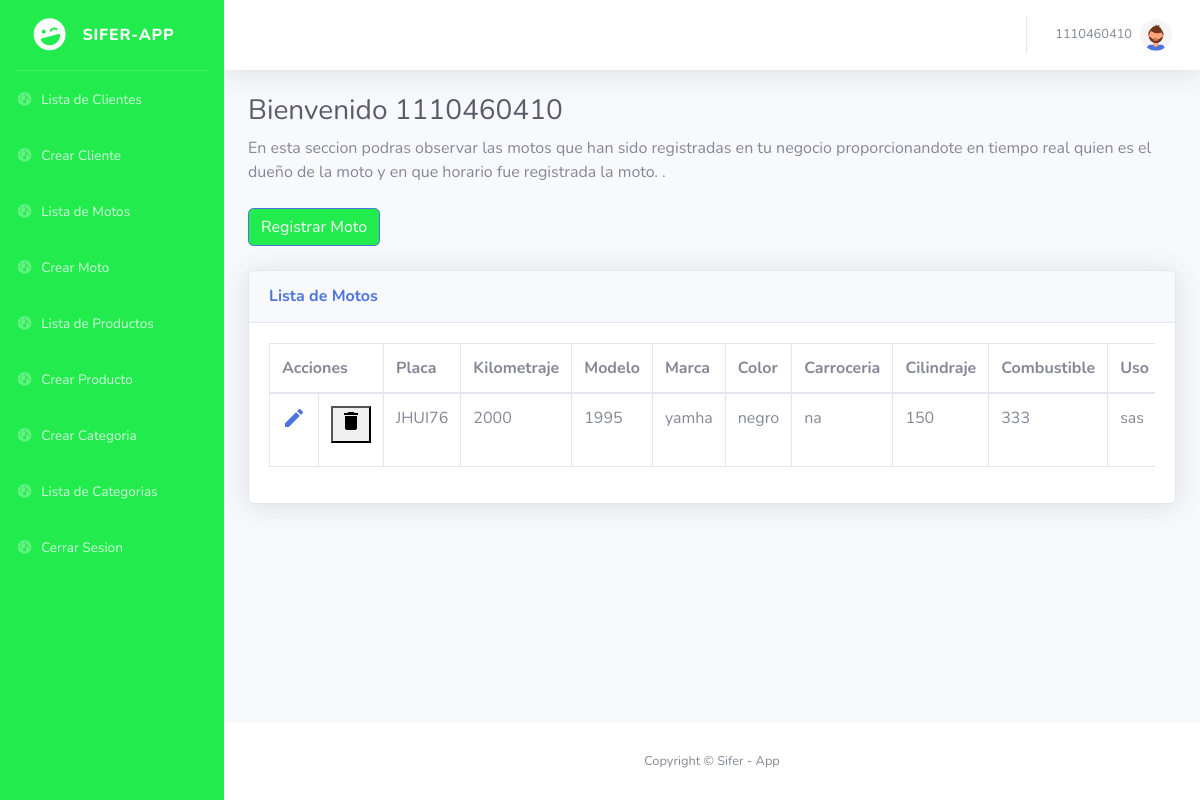
/motos/ (signed in), run on the app's committed database.
### motorcycles/models.py (models this page shows)
class Motos(models.Model):
    placa = models.CharField(max_length=6, primary_key=True, null=False, unique=True)
    kilometraje = models.IntegerField(max_length=6,null=False)
    modelo = models.IntegerField(max_length=4,null=False)
    marca = models.CharField(max_length=50,null=False)
    color = models.CharField(max_length=50, null=False)
    carroceria = models.CharField(max_length=50, null=False)
    cilindraje = models.IntegerField(max_length=4, null=False)
    combustible = models.CharField(max_length=50, null=False)
    uso = models.CharField(max_length=50, null=False)
    usuario = models.ForeignKey(Clientes, on_delete=models.CASCADE)

### motorcycles/views.py (the view)
# urls.py: path('motos/', views.motos, name="motos"),
@login_required
def motos(request):
    motos = Motos.objects.all()
    clientes = Clientes.objects.all()
    return render(request, 'motos.html', {
        'motos': motos,
        'clientes': clientes
    })

### motorcycles/templates/motos.html (shortened to what this page needs)
{% extends 'header.html' %}
{% block content %}
<div class="container-fluid">
    <h1 class="h3 mb-2 text-gray-800">Bienvenido {{user.username}} </h1>
    <p class="mb-4">En esta seccion podras observar las motos que han sido registradas en tu negocio proporcionandote en
        tiempo real quien es el dueño de la moto y en que horario fue registrada la moto.
        </a>.</p>
    <a href="/create_motorcycle" class="btn btn-primary bg-gradient-primary mb-4">Registrar Moto</a>
    <div class="card shadow mb-4">
        <div class="card-header py-3">
            <h6 class="m-0 font-weight-bold text-primary">Lista de Motos</h6>
        </div>
        <div class="card-body">
            <div class="table-responsive">
                <table class="table table-bordered" id="dataTable" width="100%" cellspacing="0">
                    <thead>
                        <tr>
                            <th colspan="2">Acciones</th>
                            <th>Placa</th>
                            <th>Kilometraje</th>
                            <th>Modelo</th>
                            <th>Marca</th>
                            <th>Color</th>
                            <th>Carroceria</th>
                            <th>Cilindraje</th>
                            <th>Combustible</th>
                            <th>Uso</th>
                        </tr>
                    </thead>
                    <tbody>
                        {% for moto in motos %}
                        <tr>
                            <td><a href="{% url 'update_moto' moto.placa %}"><i class="material-icons"
                                        data-toggle="tooltip" title="Editar">&#xE254;</i></a>
                            </td>
                            <td>
                                <form method="POST" action="{% url 'delete_moto' moto.placa %}">
                                    <button class="button"
                                        onclick="return confirm('¿Desea eliminar la moto seleccionada?');"
                                        type="submit"><i class="material-icons" data-toggle="tooltip"
                                            title="Borrar">&#xE872;</i></button>
                                </form>
                            </td>
                            <td>{{ moto.placa }}</td>
                            <td>{{ moto.kilometraje }}</td>
                            <td>{{ moto.modelo }}</td>
                            <td>{{ moto.marca }}</td>
                            <td>{{ moto.color }}</td>
                            <td>{{ moto.carroceria }}</td>
                            <td>{{ moto.cilindraje }}</td>
                            <td>{{ moto.combustible }}</td>
                            <td>{{ moto.uso }}</td>
                        </tr>
                        {% endfor%}
                    </tbody>
                </table>
            </div>
        </div>
    </div>
</div>
</div>
<footer class="sticky-footer bg-white">
    <div class="container my-auto">
        <div class="copyright text-center my-auto">
            <span>Copyright &copy; Sifer - App</span>
        </div>
    </div>
</footer>
</div>
</div>
{% endblock %}

### motorcycles/templates/header.html (shortened to what this page needs)
{% load static %}
<!DOCTYPE html>
<html lang="en">
<head>
    <link href="vendor/fontawesome-free/css/all.min.css" rel="stylesheet" type="text/css">
    <link href="{% static 'css/admin.css' %}" rel="stylesheet">
    <link href="vendor/datatables/dataTables.bootstrap4.min.css" rel="stylesheet">
</head>
<body id="page-top">
    <div id="wrapper">
        <ul class="navbar-nav bg-gradient-primary sidebar sidebar-dark accordion" id="accordionSidebar">
            <a class="sidebar-brand d-flex align-items-center justify-content-center" href="/productos">
                <div class="sidebar-brand-icon rotate-n-15">
                    <i class="fas fa-laugh-wink"></i>
                </div>
                <div class="sidebar-brand-text mx-3">Sifer-App</div>
            </a>
            <hr class="sidebar-divider my-0">
            <li class="nav-item">
                <a class="nav-link" href="/clientes">
                    <i class="fas fa-fw fa-tachometer-alt"></i>
                    <span>Lista de Clientes</span></a>
            </li>
            <li class="nav-item">
                <a class="nav-link" href="/create_client">
                    <i class="fas fa-fw fa-tachometer-alt"></i>
                    <span>Crear Cliente</span></a>
            </li>
            <li class="nav-item">
                <a class="nav-link" href="/motos">
                    <i class="fas fa-fw fa-tachometer-alt"></i>
                    <span>Lista de Motos</span></a>
            </li>
            <li class="nav-item">
                <a class="nav-link" href="/create_motorcycle">
                    <i class="fas fa-fw fa-tachometer-alt"></i>
                    <span>Crear Moto</span></a>
            </li>
            <li class="nav-item">
                <a class="nav-link" href="/productos">
                    <i class="fas fa-fw fa-tachometer-alt"></i>
                    <span>Lista de Productos</span></a>
            </li>
            <li class="nav-item">
                <a class="nav-link" href="/create_product">
                    <i class="fas fa-fw fa-tachometer-alt"></i>
                    <span>Crear Producto</span></a>
            </li>
            <li class="nav-item">
                <a class="nav-link" href="/create_category">
                    <i class="fas fa-fw fa-tachometer-alt"></i>
                    <span>Crear Categoria</span></a>
            </li>
            <li class="nav-item">
                <a class="nav-link" href="/categorias">
                    <i class="fas fa-fw fa-tachometer-alt"></i>
                    <span>Lista de Categorias</span></a>
            </li>
            <li class="nav-item">
                <a class="nav-link" href="/logout">
                    <i class="fas fa-fw fa-tachometer-alt"></i>
                    <span>Cerrar Sesion</span></a>
            </li>
        </ul>
        <div id="content-wrapper" class="d-flex flex-column">
            <div id="content">
                <nav class="navbar navbar-expand navbar-light bg-white topbar mb-4 static-top shadow">
                    <ul class="navbar-nav ml-auto">
                        <li class="nav-item dropdown no-arrow">
                            <a class="nav-link dropdown-toggle" href="#" id="userDropdown" role="button"
                                data-toggle="dropdown" aria-haspopup="true" aria-expanded="false">
                                <span class="mr-2 d-none d-lg-inline text-gray-600 small">{{ user.username}}</span>
                                <img class="img-profile rounded-circle" src="{% static 'img/undraw_profile.svg' %}">
                            </a>
                        </li>
                    </ul>
                </nav>
                {% block content %}
                {% endblock %}
</body>
</html>

### data on the page
Motos: placa "JHUI76", kilometraje "2000", modelo "1995", marca "yamha", color "negro", carroceria "na", cilindraje "150", combustible "333", uso "sas"

### other printed values
{{ user.username }} "1110460410"
